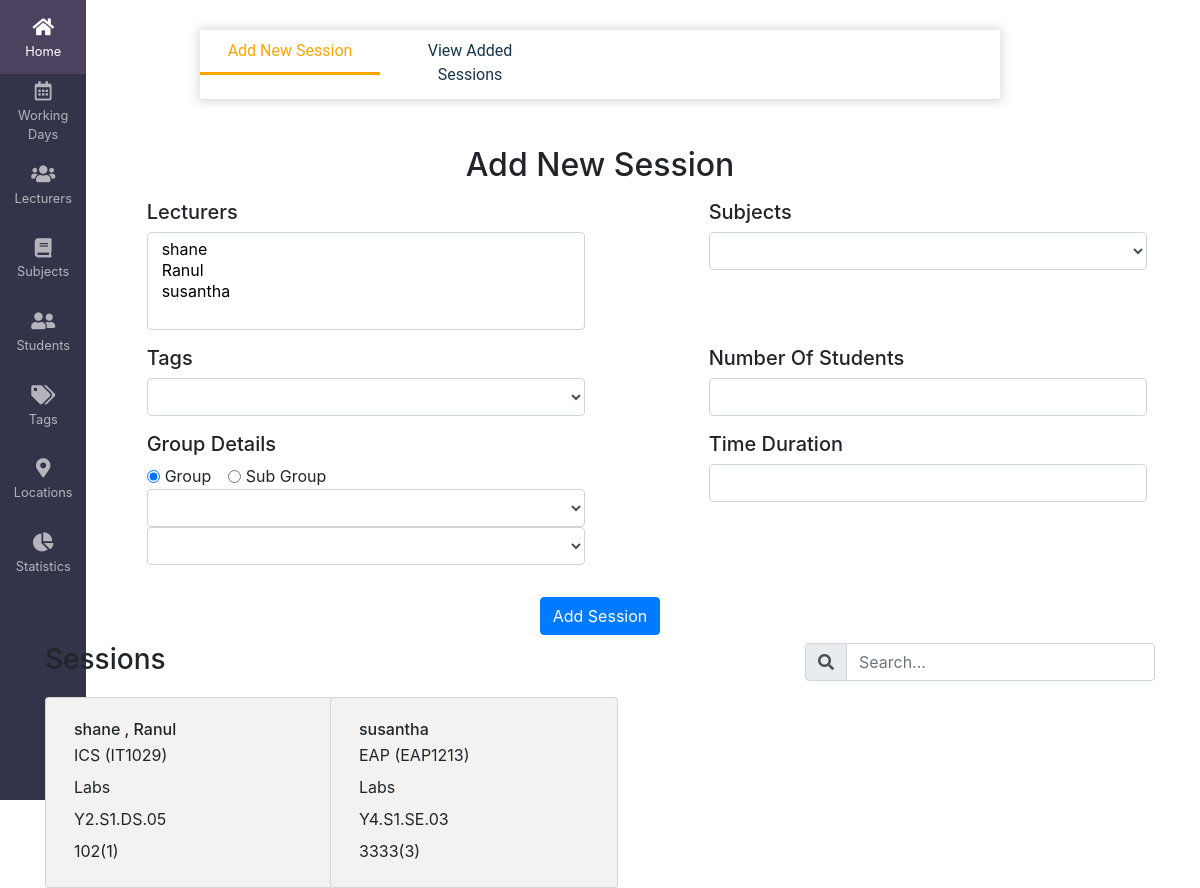
The app's page /sessions/ with its own data.
### timetable/models.py (models this page shows, shortened)
class Session(models.Model):
    lecturers = models.ManyToManyField(Lecturer)
    subject = models.ForeignKey(Subjects, on_delete=models.CASCADE)
    tag = models.ForeignKey(Tags, on_delete=models.CASCADE)
    group_id = models.ForeignKey(Group, on_delete=models.CASCADE)
    subgroup_id = models.ForeignKey(
        Subgroup, on_delete=models.CASCADE, null=True, blank=True)
    student_count = models.IntegerField(default=1)
    duration = models.IntegerField(default=1)
    consecutive_session = models.ForeignKey(
        'self', on_delete=models.CASCADE, null=True, blank=True)
    def get_lecturers(self):
        if self.lecturers:
            return '%s' % " , ".join([lecturer.name for lecturer in self.lecturers.all()])

class Lecturer(models.Model):
    name = models.CharField(max_length=100, blank=True)
    center = models.CharField(max_length=100, blank=True)
    employee_id = models.CharField(max_length=6, blank=True)
    building = models.CharField(max_length=100, blank=True)
    faculty = models.CharField(max_length=100, blank=True)
    level = models.IntegerField(blank=True, null=True)
    department = models.CharField(max_length=100, blank=True)
    rank = models.CharField(max_length=100, blank=True)
    objects = models.Manager()

class Subjects(models.Model):
    offeredYear = models.CharField(max_length=4, blank=True)
    offeredSemester = models.CharField(max_length=100, blank=True)
    subjectName = models.CharField(max_length=100, blank=True)
    subjectCode = models.CharField(max_length=10, blank=True)
    noLecHours = models.IntegerField(blank=True, null=True)
    noTutHours = models.IntegerField(blank=True, null=True)
    noLabHours = models.IntegerField(blank=True, null=True)
    noEveHours = models.IntegerField(blank=True, null=True)
    objects = models.Manager()

class Tags(models.Model):
    label = models.CharField(max_length=25, unique=True)
    color = models.CharField(max_length=25, unique=True)

class Group(models.Model):
    academic_year_semester = models.ForeignKey(
        AcademicYearSemester, on_delete=models.CASCADE)
    programme = models.ForeignKey(Programme, on_delete=models.CASCADE)
    group_no = models.CharField(max_length=2)
    student_count = models.IntegerField(null=True, blank=True)
    generated_group = models.CharField(max_length=100, blank=True, null=True)
    class Meta:
        constraints = [
            models.UniqueConstraint(
                fields=['academic_year_semester', 'programme', 'group_no'], name='student_details')
        ]

### timetable/views.py (the view)
# urls.py: path('sessions/', views.Session.as_view(), name='sessions'),
class Session(generic.ListView):
    model = Session1
    template_name = 'session_allocate.html'
    context_object_name = 'sessions'
    queryset = Session1.objects.prefetch_related('lecturers')
    def get_context_data(self, **kwargs):
        context = super(Session, self).get_context_data(**kwargs)
        context.update({
            'lecturers': Lecturer1.objects.all(),
            'tags': Tags.objects.all(),
            'subjects': Subjects1.objects.all(),
            'groups': Group.objects.all(),
            'subgroups': Subgroup.objects.select_related('group'),
            'sessions': Session1.objects.prefetch_related('group_id', 'subject', 'tag', 'subgroup_id').all(),
        })
        return context

### template/session_allocate.html (shortened to what this page needs)
{% extends 'base.html' %}
{% load static %}
{% block content %}
<div class="row">
  <div class="cycle-tab-container">
    <ul class="nav nav-tabs">
    <li class="cycle-tab-item active">
      <a class="nav-link" role="tab" id="addsection" data-toggle="tab" href="">Add New Session</a>
    </li>
    <li class="cycle-tab-item">
      <a class="nav-link" role="tab" id="viewsection" data-toggle="tab" href="">View Added Sessions</a>
    </li>
  </ul>
  </div>
</div>
<div id="addingform">
  <div class="row">
    <div class="col mt-3 text-center">
      <h2>Add New Session</h2>
    </div>
  </div>
<form action="" class="container" id="addsession" name="addsession">
    <div class="row p-2">
      <div class="col-1">
      </div>
      <div class="col-5">
        <h5>Lecturers</h5>
          <select
            class="form-control sel2"
            id="loadlecturers"
            name="loadlecturers"
            multiple="multiple"
          >
          {% for lecturer in lecturers %}
          <option style="color:black;" value="{{lecturer.id}}">{{lecturer.name}}</option>
          {% endfor %}
        </select>
      </div>
      <div class="col-1">
      </div>
      <div class="col-5">
          <h5>Subjects</h5>
          <select
            class="form-control sel2"
            id="loadsubjects"
            name="loadsubjects"
          >
          <option class="d-none" disabled selected></option>
          {% for subject in subjects %}
          <option style="color:black;" value="{{subject.id}}">{{subject.subjectName}}</option>
          {% endfor %}
        </select>
        </div>
    </div>
    <div class="row p-2">
      <div class="col-1">
      </div>
      <div class="col-5">
        <h5>Tags</h5>
          <select
          class="form-control sel2"
          id="loadtags"
          name="loadtags"
        >
        <option class="d-none" disabled selected></option>
        {% for tag in tags %}
          <option style="color:black;" value="{{tag.id}}">{{tag.label}}</option>
          {% endfor %}
      </select>
      </div>
      <div class="col-1">
      </div>
      <div class="col-5">
          <h5>Number Of Students</h5>
          <input
            value=""
            class="form-control"
            type="text"
            name="nostudents"
            id="nostudents"
          />
        </div>
    </div>
    <div class="row p-2">
      <div class="col-1">
      </div>
      <div class="col-5">
        <h5>Group Details</h5>
        <div class="form-check form-check-inline">
          <input class="form-check-input" checked type="radio" name="groups" id="inlineRadio1" value="1">
          <label class="form-check-label" for="inlineRadio1">Group</label>
        </div>
        <div class="form-check form-check-inline">
          <input class="form-check-input" type="radio" name="groups" id="inlineRadio2" value="2">
          <label class="form-check-label" for="inlineRadio2">Sub Group</label>
        </div>
        <div id="divgroup">
        <select
        class="form-control sel2"
        id="loadgroups"
       name="loadgroups"
      >
      <option class="d-none" disabled selected></option>
      {% for group in groups %}
          <option style="color:black;" value="{{group.id}}"> {{group.generated_group}}&nbsp; |&nbsp;{{group.student_count}}</option>
      {% endfor %}
    </select>
    </div>
    <div id="divsubgroup">
    <select
        class="form-control sel2"
        id="loadsubgroups"
       name="loadsubgroups"
      >
      <option class="d-none" disabled selected></option>
      {% for subgroup in subgroups %}
          <option style="color:black;" value="{{subgroup.id}}">{{subgroup.generated_subgroup}}&nbsp; |&nbsp;{{subgroup.group.student_count}}</option>
      {% endfor %}
    </select>
    </div>
      </div>
      <div class="col-1">
      </div>
      <div class="col-5">
      <h5>Time Duration</h5>
      <input
        class="form-control OnlyNumber"
        type="number"
        name="duration"
        id="duration"
      />
        </div>
    </div>
    <div class="row p-2">
    </div>
    <div class="row p-2">
      <div class="col-12">
      <center>
          <button type="submit" name="" id="addses" class="btn btn-primary" btn-lg btn-block">Add Session</button>
      </center>
      </div>
    </div>
      </div>
<div class="container" id="tablediv">
  <div class="row">
  <div class="col-4">
  <h3>Sessions</h3>
</div>
<div class="col-4">
</div>
  <div class="col-4" style="float: left;">
    <div class="input-group mb-3">
      <div class="input-group-prepend">
        <span class="input-group-text" id="basic-addon1"><i class="fas fa-search"></i></span>
      </div>
      <input type="text" class="form-control" id="myInput" placeholder="Search..." aria-label="Username" aria-describedby="basic-addon1">
    </div>
  </div>
</div>
<div class="row">
{% for session in sessions %}
<div class="col-3">
  <div class="card p-2" style="width: 18rem;">
    <div class="card-body" style="line-height: 100%;">
      <h6 class="card-subtitle mb-2 text">{{session.get_lecturers}}</h6>
      <p class="card-text">{{session.subject.subjectName}} ({{session.subject.subjectCode}})</p>
      <p class="card-text">{{session.tag.label}}</p>
      <p class="card-text">{{session.group_id.generated_group}}</p>
      <p class="card-text">{{session.student_count}}({{session.duration}})</p>
    </div>
  </div>
</div>
{% endfor %}
</div>
</div>
{% endblock %}

### template/base.html (style rules this page uses)
html, body { height: 100%; }
.sidebar ul i, li { color: white; }
.card { background: #f3f2f1; }
.cycle-tab-container { margin: 30px auto; width: 800px; box-shadow: 0 0 10px 2px #ddd; }
.cycle-tab-container a { color: #173649; font-size: 16px; font-family: roboto; text-align: center; }
.cycle-tab-item { width: 180px; }
.cycle-tab-item:after { display: block; content: ""; border-bottom: solid 3px orange; transform: scaleX(0); transition: transform 0ms ease-out; }
.cycle-tab-item.active:after { transform: scaleX(1); transform-origin: 0% 50%; transition: transform 5000ms ease-in; }
.nav-link:focus, .nav-link:hover, .cycle-tab-item.active a { border-color: transparent !important; color: orange; }

### records on screen
Session: get_lecturers "shane , Ranul", subject.subjectName "ICS", subject.subjectCode "IT1029", tag.label "Labs", group_id.generated_group "Y2.S1.DS.05", student_count "102", duration "1"
Session: get_lecturers "susantha", subject.subjectName "EAP", subject.subjectCode "EAP1213", tag.label "Labs", group_id.generated_group "Y4.S1.SE.03", student_count "3333", duration "3"
